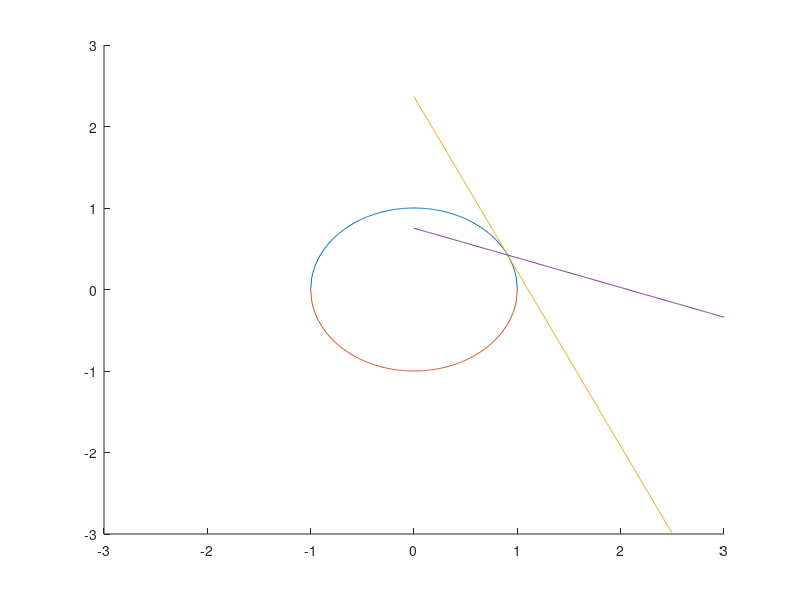

This chart was generated by the following MATLAB code:
r = 1.0
x = -r:0.01:r;

g = 25
a = 45
h = -1.5
t = 10

hold on

# circle
y = sqrt(power(r, 2) - power(x, 2))
plot (x, y);
plot (x, -y);

# tangent
x = 0:0.01:3;
m = -cot(g * pi / 180)
c = r / sin(g * pi / 180)
y =  m * x + c
plot (x, y);

# chisel
x = 0:0.01:3;
m = -cot((g + a) * pi / 180) 
c = r * sin(g * pi / 180) - m * r * cos(g * pi / 180)
y = m * x + c
plot (x, y);

# find l
g = 0:0.01:pi/2

m = -cot((g + a) .* pi / 180) 
c = r .* sin(g .* pi / 180) - m .* r .* cos(g .* pi / 180)
xt = (h - c) ./ m

xr = cos(g)
yr = sin(g)

l = sqrt(power(xt - xr, 2) + power(h - yr, 2))
lmin = l - t
[M, I] = min(abs(lmin))
M
I

ylim([-3 3])
xlim([-3 3])
hold off